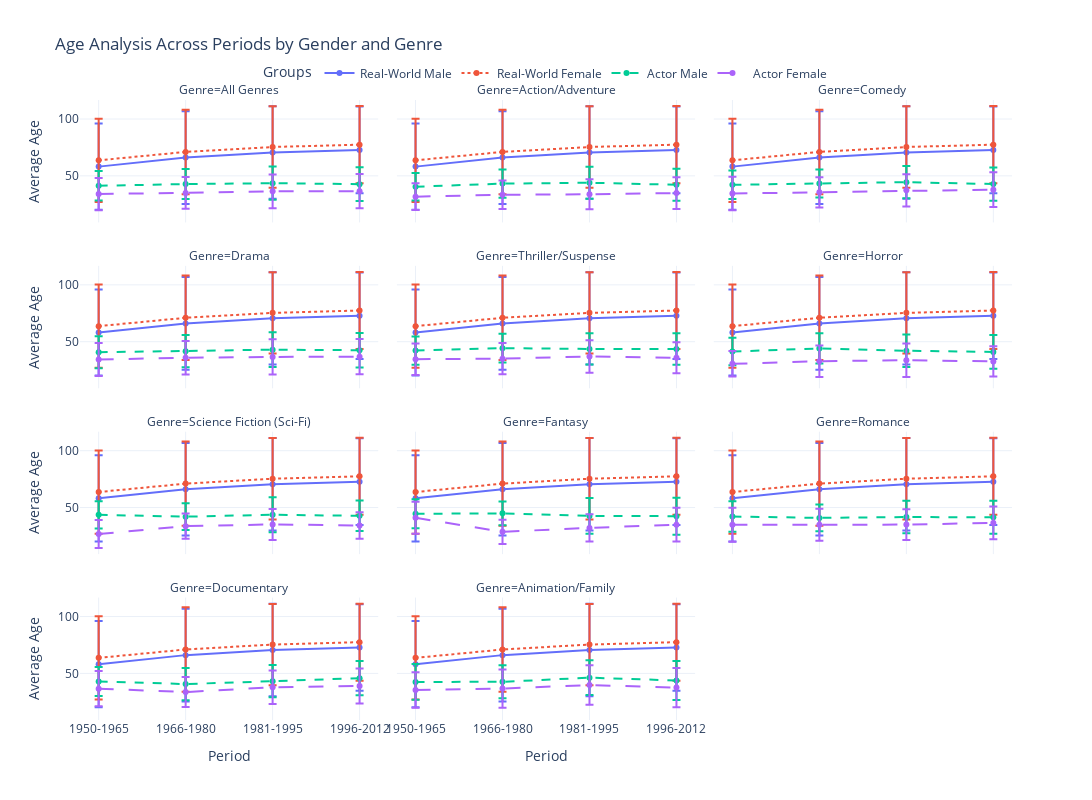

Here is the notebook cell this chart was saved with:
### Markdown cell above
## **Age Distribution Analysis**

**Gender Disparities in Age Distribution**

The age distribution across all genres and periods in Europe reveals a notable gender disparity. Female actors tend to reach the peak of their careers at a significantly younger age than male actors. Specifically:

- **Women:** Peak age at 27 years  
- **Men:** Peak age at 37 years  

This decade-long gap underscores deeply ingrained societal standards in the film industry. As highlighted in [this article](https://link.springer.com/chapter/10.1007/978-3-031-18385-0_8), the industry tends to prioritize youth and beauty for women, while valuing intellectual depth and life experience for men. This reflects societal norms where women's perceived worth diminishes with age, contrasting with men's increasing value as they age into maturity.

When compared to real-world age distributions, the difference becomes even more pronounced. Real-world age distributions are positively skewed with the respective modes (value that has the highest frequency):
- **Men:** Mode at 22 years  
- **Women:** Mode at 26 years  

Real-world distributions also exhibit higher variance, reflecting a broader and more realistic range of ages. Conversely, the actor age distributions are narrower, especially for women, emphasizing the industry's narrow perception of "ideal" age ranges. Actors show a peak at:
- **Men:** 36 years  
- **Women:** 28 years  

Though some part of the distribution can be explained, children and older people are less able to play in movies, the contrast still highlights the restrictive standards imposed on actors, particularly women, within the industry.

---

**Changes Over Time**

Examining age distributions across periods reveals certain trends. Historically, actors (both sexes) were older than their real-world counterparts. However, recent trends indicate the opposite:
- Male actors' peak ages have aligned more closely with real-world male distributions.  
- Female actors' peak ages, however, have maintained a noticeable gap with real-world female distributions.

Interestingly, this shift is not due to significant changes in actors' ages but rather reflects the aging of the general population. 

---

**Genre-Based Differences**

Genre analysis reveals subtle but insightful differences in age distributions, particularly in the **family genre**, which closely mirrors real-world age distributions. This is unsurprising, as family-oriented films often aim to portray relatable, real-life dynamics.

However, if we take a closer look at the average age across genres for the different periods (plot below), the average age of actors has remained relatively stable over time, irrespective of genre. This suggests that while societal norms for the general population are shifting, the film industry's age standards remain rigid, particularly for women.

---

**Conclusion**

The analysis of age distributions in European cinema reveals systemic age and gender biases entrenched in the film industry. Female actors face narrower career windows, reaching peak success at much younger ages compared to male actors. These disparities reflect societal standards that disproportionately emphasize youth and appearance for women.

While real-world age distributions shifts over time, the industry's narrow age expectations for actors have remained largely static. Even genre-specific analysis shows limited variation.

### Code cell
import plotly.express as px
import pandas as pd


# Create the full plot data
plot_data = gender_proportion_plot(europe_df, europe_avg_male, europe_avg_female, genres)

# Create the facet grid plot
fig = px.line(
    plot_data,
    x="Period",
    y="Average Age",
    error_y="Std",
    color="Group",
    line_dash="Group",
    facet_col="Genre",
    facet_col_wrap=3,  # Adjust this based on the number of genres
    markers=True,
    title="Age Analysis Across Periods by Gender and Genre",
    labels={"Average Age": "Average Age", "Period": "Period", "Genre": "Genre"}
)

# Update layout
fig.update_layout(
    template="plotly_white",
    legend=dict(
        title="Groups",
        orientation="h",
        yanchor="bottom",
        y=1.02,
        xanchor="center",
        x=0.5
    ),
    height=800,
    width=1200
)

fig.show()

### Figure 1 — Plotly figure (JSON) as saved in the notebook; plotly's stock layout.template omitted (floating-point values rounded to 4 significant figures)
{"data": [{"error_y": {"array": [37.9, 40.75, 40.64, 38.11]}, "hovertemplate": "Group=Real-World Male<br>Genre=All Genres<br>Period=%{x}<br>Average Age=%{y}<extra></extra>", "legendgroup": "Real-World Male", "line": {"color": "#636efa", "dash": "solid"}, "marker": {"symbol": "circle"}, "mode": "lines+markers", "name": "Real-World Male", "orientation": "v", "showlegend": true, "type": "scatter", "x": ["1950-1965", "1966-1980", "1981-1995", "1996-2012"], "xaxis": "x10", "y": [58.11, 66.07, 70.55, 72.78], "yaxis": "y10"}, {"error_y": {"array": [37.9, 40.75, 40.64, 38.11]}, "hovertemplate": "Group=Real-World Male<br>Genre=Action/Adventure<br>Period=%{x}<br>Average Age=%{y}<extra></extra>", "legendgroup": "Real-World Male", "line": {"color": "#636efa", "dash": "solid"}, "marker": {"symbol": "circle"}, "mode": "lines+markers", "name": "Real-World Male", "orientation": "v", "showlegend": false, "type": "scatter", "x": ["1950-1965", "1966-1980", "1981-1995", "1996-2012"], "xaxis": "x11", "y": [58.11, 66.07, 70.55, 72.78], "yaxis": "y11"}, {"error_y": {"array": [37.9, 40.75, 40.64, 38.11]}, "hovertemplate": "Group=Real-World Male<br>Genre=Comedy<br>Period=%{x}<br>Average Age=%{y}<extra></extra>", "legendgroup": "Real-World Male", "line": {"color": "#636efa", "dash": "solid"}, "marker": {"symbol": "circle"}, "mode": "lines+markers", "name": "Real-World Male", "orientation": "v", "showlegend": false, "type": "scatter", "x": ["1950-1965", "1966-1980", "1981-1995", "1996-2012"], "xaxis": "x12", "y": [58.11, 66.07, 70.55, 72.78], "yaxis": "y12"}, {"error_y": {"array": [37.9, 40.75, 40.64, 38.11]}, "hovertemplate": "Group=Real-World Male<br>Genre=Drama<br>Period=%{x}<br>Average Age=%{y}<extra></extra>", "legendgroup": "Real-World Male", "line": {"color": "#636efa", "dash": "solid"}, "marker": {"symbol": "circle"}, "mode": "lines+markers", "name": "Real-World Male", "orientation": "v", "showlegend": false, "type": "scatter", "x": ["1950-1965", "1966-1980", "1981-1995", "1996-2012"], "xaxis": "x7", "y": [58.11, 66.07, 70.55, 72.78], "yaxis": "y7"}, {"error_y": {"array": [37.9, 40.75, 40.64, 38.11]}, "hovertemplate": "Group=Real-World Male<br>Genre=Thriller/Suspense<br>Period=%{x}<br>Average Age=%{y}<extra></extra>", "legendgroup": "Real-World Male", "line": {"color": "#636efa", "dash": "solid"}, "marker": {"symbol": "circle"}, "mode": "lines+markers", "name": "Real-World Male", "orientation": "v", "showlegend": false, "type": "scatter", "x": ["1950-1965", "1966-1980", "1981-1995", "1996-2012"], "xaxis": "x8", "y": [58.11, 66.07, 70.55, 72.78], "yaxis": "y8"}, {"error_y": {"array": [37.9, 40.75, 40.64, 38.11]}, "hovertemplate": "Group=Real-World Male<br>Genre=Horror<br>Period=%{x}<br>Average Age=%{y}<extra></extra>", "legendgroup": "Real-World Male", "line": {"color": "#636efa", "dash": "solid"}, "marker": {"symbol": "circle"}, "mode": "lines+markers", "name": "Real-World Male", "orientation": "v", "showlegend": false, "type": "scatter", "x": ["1950-1965", "1966-1980", "1981-1995", "1996-2012"], "xaxis": "x9", "y": [58.11, 66.07, 70.55, 72.78], "yaxis": "y9"}, {"error_y": {"array": [37.9, 40.75, 40.64, 38.11]}, "hovertemplate": "Group=Real-World Male<br>Genre=Science Fiction (Sci-Fi)<br>Period=%{x}<br>Average Age=%{y}<extra></extra>", "legendgroup": "Real-World Male", "line": {"color": "#636efa", "dash": "solid"}, "marker": {"symbol": "circle"}, "mode": "lines+markers", "name": "Real-World Male", "orientation": "v", "showlegend": false, "type": "scatter", "x": ["1950-1965", "1966-1980", "1981-1995", "1996-2012"], "xaxis": "x4", "y": [58.11, 66.07, 70.55, 72.78], "yaxis": "y4"}, {"error_y": {"array": [37.9, 40.75, 40.64, 38.11]}, "hovertemplate": "Group=Real-World Male<br>Genre=Fantasy<br>Period=%{x}<br>Average Age=%{y}<extra></extra>", "legendgroup": "Real-World Male", "line": {"color": "#636efa", "dash": "solid"}, "marker": {"symbol": "circle"}, "mode": "lines+markers", "name": "Real-World Male", "orientation": "v", "showlegend": false, "type": "scatter", "x": ["1950-1965", "1966-1980", "1981-1995", "1996-2012"], "xaxis": "x5", "y": [58.11, 66.07, 70.55, 72.78], "yaxis": "y5"}, {"error_y": {"array": [37.9, 40.75, 40.64, 38.11]}, "hovertemplate": "Group=Real-World Male<br>Genre=Romance<br>Period=%{x}<br>Average Age=%{y}<extra></extra>", "legendgroup": "Real-World Male", "line": {"color": "#636efa", "dash": "solid"}, "marker": {"symbol": "circle"}, "mode": "lines+markers", "name": "Real-World Male", "orientation": "v", "showlegend": false, "type": "scatter", "x": ["1950-1965", "1966-1980", "1981-1995", "1996-2012"], "xaxis": "x6", "y": [58.11, 66.07, 70.55, 72.78], "yaxis": "y6"}, {"error_y": {"array": [37.9, 40.75, 40.64, 38.11]}, "hovertemplate": "Group=Real-World Male<br>Genre=Documentary<br>Period=%{x}<br>Average Age=%{y}<extra></extra>", "legendgroup": "Real-World Male", "line": {"color": "#636efa", "dash": "solid"}, "marker": {"symbol": "circle"}, "mode": "lines+markers", "name": "Real-World Male", "orientation": "v", "showlegend": false, "type": "scatter", "x": ["1950-1965", "1966-1980", "1981-1995", "1996-2012"], "xaxis": "x", "y": [58.11, 66.07, 70.55, 72.78], "yaxis": "y"}, {"error_y": {"array": [37.9, 40.75, 40.64, 38.11]}, "hovertemplate": "Group=Real-World Male<br>Genre=Animation/Family<br>Period=%{x}<br>Average Age=%{y}<extra></extra>", "legendgroup": "Real-World Male", "line": {"color": "#636efa", "dash": "solid"}, "marker": {"symbol": "circle"}, "mode": "lines+markers", "name": "Real-World Male", "orientation": "v", "showlegend": false, "type": "scatter", "x": ["1950-1965", "1966-1980", "1981-1995", "1996-2012"], "xaxis": "x2", "y": [58.11, 66.07, 70.55, 72.78], "yaxis": "y2"}, {"error_y": {"array": [36.62, 37.13, 35.77, 33.87]}, "hovertemplate": "Group=Real-World Female<br>Genre=All Genres<br>Period=%{x}<br>Average Age=%{y}<extra></extra>", "legendgroup": "Real-World Female", "line": {"color": "#EF553B", "dash": "dot"}, "marker": {"symbol": "circle"}, "mode": "lines+markers", "name": "Real-World Female", "orientation": "v", "showlegend": true, "type": "scatter", "x": ["1950-1965", "1966-1980", "1981-1995", "1996-2012"], "xaxis": "x10", "y": [63.65, 71.04, 75.36, 77.45], "yaxis": "y10"}, {"error_y": {"array": [36.62, 37.13, 35.77, 33.87]}, "hovertemplate": "Group=Real-World Female<br>Genre=Action/Adventure<br>Period=%{x}<br>Average Age=%{y}<extra></extra>", "legendgroup": "Real-World Female", "line": {"color": "#EF553B", "dash": "dot"}, "marker": {"symbol": "circle"}, "mode": "lines+markers", "name": "Real-World Female", "orientation": "v", "showlegend": false, "type": "scatter", "x": ["1950-1965", "1966-1980", "1981-1995", "1996-2012"], "xaxis": "x11", "y": [63.65, 71.04, 75.36, 77.45], "yaxis": "y11"}, {"error_y": {"array": [36.62, 37.13, 35.77, 33.87]}, "hovertemplate": "Group=Real-World Female<br>Genre=Comedy<br>Period=%{x}<br>Average Age=%{y}<extra></extra>", "legendgroup": "Real-World Female", "line": {"color": "#EF553B", "dash": "dot"}, "marker": {"symbol": "circle"}, "mode": "lines+markers", "name": "Real-World Female", "orientation": "v", "showlegend": false, "type": "scatter", "x": ["1950-1965", "1966-1980", "1981-1995", "1996-2012"], "xaxis": "x12", "y": [63.65, 71.04, 75.36, 77.45], "yaxis": "y12"}, {"error_y": {"array": [36.62, 37.13, 35.77, 33.87]}, "hovertemplate": "Group=Real-World Female<br>Genre=Drama<br>Period=%{x}<br>Average Age=%{y}<extra></extra>", "legendgroup": "Real-World Female", "line": {"color": "#EF553B", "dash": "dot"}, "marker": {"symbol": "circle"}, "mode": "lines+markers", "name": "Real-World Female", "orientation": "v", "showlegend": false, "type": "scatter", "x": ["1950-1965", "1966-1980", "1981-1995", "1996-2012"], "xaxis": "x7", "y": [63.65, 71.04, 75.36, 77.45], "yaxis": "y7"}, {"error_y": {"array": [36.62, 37.13, 35.77, 33.87]}, "hovertemplate": "Group=Real-World Female<br>Genre=Thriller/Suspense<br>Period=%{x}<br>Average Age=%{y}<extra></extra>", "legendgroup": "Real-World Female", "line": {"color": "#EF553B", "dash": "dot"}, "marker": {"symbol": "circle"}, "mode": "lines+markers", "name": "Real-World Female", "orientation": "v", "showlegend": false, "type": "scatter", "x": ["1950-1965", "1966-1980", "1981-1995", "1996-2012"], "xaxis": "x8", "y": [63.65, 71.04, 75.36, 77.45], "yaxis": "y8"}, {"error_y": {"array": [36.62, 37.13, 35.77, 33.87]}, "hovertemplate": "Group=Real-World Female<br>Genre=Horror<br>Period=%{x}<br>Average Age=%{y}<extra></extra>", "legendgroup": "Real-World Female", "line": {"color": "#EF553B", "dash": "dot"}, "marker": {"symbol": "circle"}, "mode": "lines+markers", "name": "Real-World Female", "orientation": "v", "showlegend": false, "type": "scatter", "x": ["1950-1965", "1966-1980", "1981-1995", "1996-2012"], "xaxis": "x9", "y": [63.65, 71.04, 75.36, 77.45], "yaxis": "y9"}, {"error_y": {"array": [36.62, 37.13, 35.77, 33.87]}, "hovertemplate": "Group=Real-World Female<br>Genre=Science Fiction (Sci-Fi)<br>Period=%{x}<br>Average Age=%{y}<extra></extra>", "legendgroup": "Real-World Female", "line": {"color": "#EF553B", "dash": "dot"}, "marker": {"symbol": "circle"}, "mode": "lines+markers", "name": "Real-World Female", "orientation": "v", "showlegend": false, "type": "scatter", "x": ["1950-1965", "1966-1980", "1981-1995", "1996-2012"], "xaxis": "x4", "y": [63.65, 71.04, 75.36, 77.45], "yaxis": "y4"}, {"error_y": {"array": [36.62, 37.13, 35.77, 33.87]}, "hovertemplate": "Group=Real-World Female<br>Genre=Fantasy<br>Period=%{x}<br>Average Age=%{y}<extra></extra>", "legendgroup": "Real-World Female", "line": {"color": "#EF553B", "dash": "dot"}, "marker": {"symbol": "circle"}, "mode": "lines+markers", "name": "Real-World Female", "orientation": "v", "showlegend": false, "type": "scatter", "x": ["1950-1965", "1966-1980", "1981-1995", "1996-2012"], "xaxis": "x5", "y": [63.65, 71.04, 75.36, 77.45], "yaxis": "y5"}, {"error_y": {"array": [36.62, 37.13, 35.77, 33.87]}, "hovertemplate": "Group=Real-World Female<br>Genre=Romance<br>Period=%{x}<br>Average Age=%{y}<extra></extra>", "legendgroup": "Real-World Female", "line": {"color": "#EF553B", "dash": "dot"}, "marker": {"symbol": "circle"}, "mode": "lines+markers", "name": "Real-World Female", "orientation": "v", "showlegend": false, "type": "scatter", "x": ["1950-1965", "1966-1980", "1981-1995", "1996-2012"], "xaxis": "x6", "y": [63.65, 71.04, 75.36, 77.45], "yaxis": "y6"}, {"error_y": {"array": [36.62, 37.13, 35.77, 33.87]}, "hovertemplate": "Group=Real-World Female<br>Genre=Documentary<br>Period=%{x}<br>Average Age=%{y}<extra></extra>", "legendgroup": "Real-World Female", "line": {"color": "#EF553B", "dash": "dot"}, "marker": {"symbol": "circle"}, "mode": "lines+markers", "name": "Real-World Female", "orientation": "v", "showlegend": false, "type": "scatter", "x": ["1950-1965", "1966-1980", "1981-1995", "1996-2012"], "xaxis": "x", "y": [63.65, 71.04, 75.36, 77.45], "yaxis": "y"}, {"error_y": {"array": [36.62, 37.13, 35.77, 33.87]}, "hovertemplate": "Group=Real-World Female<br>Genre=Animation/Family<br>Period=%{x}<br>Average Age=%{y}<extra></extra>", "legendgroup": "Real-World Female", "line": {"color": "#EF553B", "dash": "dot"}, "marker": {"symbol": "circle"}, "mode": "lines+markers", "name": "Real-World Female", "orientation": "v", "showlegend": false, "type": "scatter", "x": ["1950-1965", "1966-1980", "1981-1995", "1996-2012"], "xaxis": "x2", "y": [63.65, 71.04, 75.36, 77.45], "yaxis": "y2"}, {"error_y": {"array": [13.05, 13.15, 14.68, 14.78]}, "hovertemplate": "Group=Actor Male<br>Genre=All Genres<br>Period=%{x}<br>Average Age=%{y}<extra></extra>", "legendgroup": "Actor Male", "line": {"color": "#00cc96", "dash": "dash"}, "marker": {"symbol": "circle"}, "mode": "lines+markers", "name": "Actor Male", "orientation": "v", "showlegend": true, "type": "scatter", "x": ["1950-1965", "1966-1980", "1981-1995", "1996-2012"], "xaxis": "x10", "y": [41.29, 42.76, 43.54, 42.7], "yaxis": "y10"}, {"error_y": {"array": [12.01, 12.42, 14.13, 13.97]}, "hovertemplate": "Group=Actor Male<br>Genre=Action/Adventure<br>Period=%{x}<br>Average Age=%{y}<extra></extra>", "legendgroup": "Actor Male", "line": {"color": "#00cc96", "dash": "dash"}, "marker": {"symbol": "circle"}, "mode": "lines+markers", "name": "Actor Male", "orientation": "v", "showlegend": false, "type": "scatter", "x": ["1950-1965", "1966-1980", "1981-1995", "1996-2012"], "xaxis": "x11", "y": [40.4, 43.18, 43.92, 42.16], "yaxis": "y11"}, {"error_y": {"array": [12.55, 12.31, 14.13, 14.62]}, "hovertemplate": "Group=Actor Male<br>Genre=Comedy<br>Period=%{x}<br>Average Age=%{y}<extra></extra>", "legendgroup": "Actor Male", "line": {"color": "#00cc96", "dash": "dash"}, "marker": {"symbol": "circle"}, "mode": "lines+markers", "name": "Actor Male", "orientation": "v", "showlegend": false, "type": "scatter", "x": ["1950-1965", "1966-1980", "1981-1995", "1996-2012"], "xaxis": "x12", "y": [42.12, 43.29, 44.43, 42.77], "yaxis": "y12"}, {"error_y": {"array": [14.01, 14.08, 15.35, 15.2]}, "hovertemplate": "Group=Actor Male<br>Genre=Drama<br>Period=%{x}<br>Average Age=%{y}<extra></extra>", "legendgroup": "Actor Male", "line": {"color": "#00cc96", "dash": "dash"}, "marker": {"symbol": "circle"}, "mode": "lines+markers", "name": "Actor Male", "orientation": "v", "showlegend": false, "type": "scatter", "x": ["1950-1965", "1966-1980", "1981-1995", "1996-2012"], "xaxis": "x7", "y": [40.73, 41.7, 42.99, 42.5], "yaxis": "y7"}, {"error_y": {"array": [12.36, 12.73, 13.74, 13.86]}, "hovertemplate": "Group=Actor Male<br>Genre=Thriller/Suspense<br>Period=%{x}<br>Average Age=%{y}<extra></extra>", "legendgroup": "Actor Male", "line": {"color": "#00cc96", "dash": "dash"}, "marker": {"symbol": "circle"}, "mode": "lines+markers", "name": "Actor Male", "orientation": "v", "showlegend": false, "type": "scatter", "x": ["1950-1965", "1966-1980", "1981-1995", "1996-2012"], "xaxis": "x8", "y": [42.16, 44.34, 43.64, 43.54], "yaxis": "y8"}, {"error_y": {"array": [12.1, 13.23, 14.36, 14.95]}, "hovertemplate": "Group=Actor Male<br>Genre=Horror<br>Period=%{x}<br>Average Age=%{y}<extra></extra>", "legendgroup": "Actor Male", "line": {"color": "#00cc96", "dash": "dash"}, "marker": {"symbol": "circle"}, "mode": "lines+markers", "name": "Actor Male", "orientation": "v", "showlegend": false, "type": "scatter", "x": ["1950-1965", "1966-1980", "1981-1995", "1996-2012"], "xaxis": "x9", "y": [41.31, 44.1, 42.0, 41.04], "yaxis": "y9"}, {"error_y": {"array": [11.98, 11.82, 15.39, 13.42]}, "hovertemplate": "Group=Actor Male<br>Genre=Science Fiction (Sci-Fi)<br>Period=%{x}<br>Average Age=%{y}<extra></extra>", "legendgroup": "Actor Male", "line": {"color": "#00cc96", "dash": "dash"}, "marker": {"symbol": "circle"}, "mode": "lines+markers", "name": "Actor Male", "orientation": "v", "showlegend": false, "type": "scatter", "x": ["1950-1965", "1966-1980", "1981-1995", "1996-2012"], "xaxis": "x4", "y": [43.61, 42, 43.66, 42.71], "yaxis": "y4"}, {"error_y": {"array": [12.78, 10.39, 15.79, 16.32]}, "hovertemplate": "Group=Actor Male<br>Genre=Fantasy<br>Period=%{x}<br>Average Age=%{y}<extra></extra>", "legendgroup": "Actor Male", "line": {"color": "#00cc96", "dash": "dash"}, "marker": {"symbol": "circle"}, "mode": "lines+markers", "name": "Actor Male", "orientation": "v", "showlegend": false, "type": "scatter", "x": ["1950-1965", "1966-1980", "1981-1995", "1996-2012"], "xaxis": "x5", "y": [44.54, 44.89, 42.65, 42.4], "yaxis": "y5"}, {"error_y": {"array": [13.37, 11.76, 14.32, 14.5]}, "hovertemplate": "Group=Actor Male<br>Genre=Romance<br>Period=%{x}<br>Average Age=%{y}<extra></extra>", "legendgroup": "Actor Male", "line": {"color": "#00cc96", "dash": "dash"}, "marker": {"symbol": "circle"}, "mode": "lines+markers", "name": "Actor Male", "orientation": "v", "showlegend": false, "type": "scatter", "x": ["1950-1965", "1966-1980", "1981-1995", "1996-2012"], "xaxis": "x6", "y": [42.09, 40.9, 41.66, 41.37], "yaxis": "y6"}, {"error_y": {"array": [12.8, 14.23, 14.18, 15.07]}, "hovertemplate": "Group=Actor Male<br>Genre=Documentary<br>Period=%{x}<br>Average Age=%{y}<extra></extra>", "legendgroup": "Actor Male", "line": {"color": "#00cc96", "dash": "dash"}, "marker": {"symbol": "circle"}, "mode": "lines+markers", "name": "Actor Male", "orientation": "v", "showlegend": false, "type": "scatter", "x": ["1950-1965", "1966-1980", "1981-1995", "1996-2012"], "xaxis": "x", "y": [42.86, 40.62, 43.12, 45.82], "yaxis": "y"}, {"error_y": {"array": [15.8, 14.5, 15.29, 17.18]}, "hovertemplate": "Group=Actor Male<br>Genre=Animation/Family<br>Period=%{x}<br>Average Age=%{y}<extra></extra>", "legendgroup": "Actor Male", "line": {"color": "#00cc96", "dash": "dash"}, "marker": {"symbol": "circle"}, "mode": "lines+markers", "name": "Actor Male", "orientation": "v", "showlegend": false, "type": "scatter", "x": ["1950-1965", "1966-1980", "1981-1995", "1996-2012"], "xaxis": "x2", "y": [42.51, 42.57, 46.25, 43.76], "yaxis": "y2"}, {"error_y": {"array": [14.21, 13.93, 14.86, 14.99]}, "hovertemplate": "Group=Actor Female<br>Genre=All Genres<br>Period=%{x}<br>Average Age=%{y}<extra></extra>", "legendgroup": "Actor Female", "line": {"color": "#ab63fa", "dash": "longdash"}, "marker": {"symbol": "circle"}, "mode": "lines+markers", "name": "Actor Female", "orientation": "v", "showlegend": true, "type": "scatter", "x": ["1950-1965", "1966-1980", "1981-1995", "1996-2012"], "xaxis": "x10", "y": [33.95, 35.0, 36.37, 36.54], "yaxis": "y10"}, {"error_y": {"array": [11.87, 12.56, 13.26, 13.95]}, "hovertemplate": "Group=Actor Female<br>Genre=Action/Adventure<br>Period=%{x}<br>Average Age=%{y}<extra></extra>", "legendgroup": "Actor Female", "line": {"color": "#ab63fa", "dash": "longdash"}, "marker": {"symbol": "circle"}, "mode": "lines+markers", "name": "Actor Female", "orientation": "v", "showlegend": false, "type": "scatter", "x": ["1950-1965", "1966-1980", "1981-1995", "1996-2012"], "xaxis": "x11", "y": [31.72, 33.38, 33.82, 34.82], "yaxis": "y11"}, {"error_y": {"array": [14.71, 13.3, 14.18, 15.33]}, "hovertemplate": "Group=Actor Female<br>Genre=Comedy<br>Period=%{x}<br>Average Age=%{y}<extra></extra>", "legendgroup": "Actor Female", "line": {"color": "#ab63fa", "dash": "longdash"}, "marker": {"symbol": "circle"}, "mode": "lines+markers", "name": "Actor Female", "orientation": "v", "showlegend": false, "type": "scatter", "x": ["1950-1965", "1966-1980", "1981-1995", "1996-2012"], "xaxis": "x12", "y": [34.42, 35.51, 37.25, 37.84], "yaxis": "y12"}, {"error_y": {"array": [14.52, 14.64, 15.48, 15.44]}, "hovertemplate": "Group=Actor Female<br>Genre=Drama<br>Period=%{x}<br>Average Age=%{y}<extra></extra>", "legendgroup": "Actor Female", "line": {"color": "#ab63fa", "dash": "longdash"}, "marker": {"symbol": "circle"}, "mode": "lines+markers", "name": "Actor Female", "orientation": "v", "showlegend": false, "type": "scatter", "x": ["1950-1965", "1966-1980", "1981-1995", "1996-2012"], "xaxis": "x7", "y": [34.3, 35.9, 36.61, 36.83], "yaxis": "y7"}, {"error_y": {"array": [13.79, 13.82, 14.3, 13.66]}, "hovertemplate": "Group=Actor Female<br>Genre=Thriller/Suspense<br>Period=%{x}<br>Average Age=%{y}<extra></extra>", "legendgroup": "Actor Female", "line": {"color": "#ab63fa", "dash": "longdash"}, "marker": {"symbol": "circle"}, "mode": "lines+markers", "name": "Actor Female", "orientation": "v", "showlegend": false, "type": "scatter", "x": ["1950-1965", "1966-1980", "1981-1995", "1996-2012"], "xaxis": "x8", "y": [34.59, 35.08, 36.97, 35.82], "yaxis": "y8"}, {"error_y": {"array": [11.24, 13.88, 14.7, 13.27]}, "hovertemplate": "Group=Actor Female<br>Genre=Horror<br>Period=%{x}<br>Average Age=%{y}<extra></extra>", "legendgroup": "Actor Female", "line": {"color": "#ab63fa", "dash": "longdash"}, "marker": {"symbol": "circle"}, "mode": "lines+markers", "name": "Actor Female", "orientation": "v", "showlegend": false, "type": "scatter", "x": ["1950-1965", "1966-1980", "1981-1995", "1996-2012"], "xaxis": "x9", "y": [30.53, 32.8, 33.69, 32.67], "yaxis": "y9"}, {"error_y": {"array": [12.31, 11.09, 13.63, 11.71]}, "hovertemplate": "Group=Actor Female<br>Genre=Science Fiction (Sci-Fi)<br>Period=%{x}<br>Average Age=%{y}<extra></extra>", "legendgroup": "Actor Female", "line": {"color": "#ab63fa", "dash": "longdash"}, "marker": {"symbol": "circle"}, "mode": "lines+markers", "name": "Actor Female", "orientation": "v", "showlegend": false, "type": "scatter", "x": ["1950-1965", "1966-1980", "1981-1995", "1996-2012"], "xaxis": "x4", "y": [26.7, 33.64, 35.18, 34.19], "yaxis": "y4"}, {"error_y": {"array": [14.14, 10.63, 12.02, 14.83]}, "hovertemplate": "Group=Actor Female<br>Genre=Fantasy<br>Period=%{x}<br>Average Age=%{y}<extra></extra>", "legendgroup": "Actor Female", "line": {"color": "#ab63fa", "dash": "longdash"}, "marker": {"symbol": "circle"}, "mode": "lines+markers", "name": "Actor Female", "orientation": "v", "showlegend": false, "type": "scatter", "x": ["1950-1965", "1966-1980", "1981-1995", "1996-2012"], "xaxis": "x5", "y": [41, 28.67, 32.09, 34.95], "yaxis": "y5"}, {"error_y": {"array": [14.99, 14.12, 13.61, 14.45]}, "hovertemplate": "Group=Actor Female<br>Genre=Romance<br>Period=%{x}<br>Average Age=%{y}<extra></extra>", "legendgroup": "Actor Female", "line": {"color": "#ab63fa", "dash": "longdash"}, "marker": {"symbol": "circle"}, "mode": "lines+markers", "name": "Actor Female", "orientation": "v", "showlegend": false, "type": "scatter", "x": ["1950-1965", "1966-1980", "1981-1995", "1996-2012"], "xaxis": "x6", "y": [34.94, 34.93, 34.98, 36.48], "yaxis": "y6"}, {"error_y": {"array": [15.47, 13.2, 14.72, 15.32]}, "hovertemplate": "Group=Actor Female<br>Genre=Documentary<br>Period=%{x}<br>Average Age=%{y}<extra></extra>", "legendgroup": "Actor Female", "line": {"color": "#ab63fa", "dash": "longdash"}, "marker": {"symbol": "circle"}, "mode": "lines+markers", "name": "Actor Female", "orientation": "v", "showlegend": false, "type": "scatter", "x": ["1950-1965", "1966-1980", "1981-1995", "1996-2012"], "xaxis": "x", "y": [36.6, 33.55, 37.81, 38.92], "yaxis": "y"}, {"error_y": {"array": [15.66, 16.79, 17.41, 17.29]}, "hovertemplate": "Group=Actor Female<br>Genre=Animation/Family<br>Period=%{x}<br>Average Age=%{y}<extra></extra>", "legendgroup": "Actor Female", "line": {"color": "#ab63fa", "dash": "longdash"}, "marker": {"symbol": "circle"}, "mode": "lines+markers", "name": "Actor Female", "orientation": "v", "showlegend": false, "type": "scatter", "x": ["1950-1965", "1966-1980", "1981-1995", "1996-2012"], "xaxis": "x2", "y": [35.33, 36.67, 39.78, 37.51], "yaxis": "y2"}], "layout": {"annotations": [{"font": {}, "showarrow": false, "text": "Genre=Documentary", "x": 0.16, "xanchor": "center", "xref": "paper", "y": 0.1975, "yanchor": "bottom", "yref": "paper"}, {"font": {}, "showarrow": false, "text": "Genre=Animation/Family", "x": 0.5, "xanchor": "center", "xref": "paper", "y": 0.1975, "yanchor": "bottom", "yref": "paper"}, {"font": {}, "showarrow": false, "text": "Genre=Science Fiction (Sci-Fi)", "x": 0.16, "xanchor": "center", "xref": "paper", "y": 0.465, "yanchor": "bottom", "yref": "paper"}, {"font": {}, "showarrow": false, "text": "Genre=Fantasy", "x": 0.5, "xanchor": "center", "xref": "paper", "y": 0.465, "yanchor": "bottom", "yref": "paper"}, {"font": {}, "showarrow": false, "text": "Genre=Romance", "x": 0.84, "xanchor": "center", "xref": "paper", "y": 0.465, "yanchor": "bottom", "yref": "paper"}, {"font": {}, "showarrow": false, "text": "Genre=Drama", "x": 0.16, "xanchor": "center", "xref": "paper", "y": 0.7325, "yanchor": "bottom", "yref": "paper"}, {"font": {}, "showarrow": false, "text": "Genre=Thriller/Suspense", "x": 0.5, "xanchor": "center", "xref": "paper", "y": 0.7325, "yanchor": "bottom", "yref": "paper"}, {"font": {}, "showarrow": false, "text": "Genre=Horror", "x": 0.84, "xanchor": "center", "xref": "paper", "y": 0.7325, "yanchor": "bottom", "yref": "paper"}, {"font": {}, "showarrow": false, "text": "Genre=All Genres", "x": 0.16, "xanchor": "center", "xref": "paper", "y": 1, "yanchor": "bottom", "yref": "paper"}, {"font": {}, "showarrow": false, "text": "Genre=Action/Adventure", "x": 0.5, "xanchor": "center", "xref": "paper", "y": 1, "yanchor": "bottom", "yref": "paper"}, {"font": {}, "showarrow": false, "text": "Genre=Comedy", "x": 0.84, "xanchor": "center", "xref": "paper", "y": 1, "yanchor": "bottom", "yref": "paper"}], "height": 800, "legend": {"orientation": "h", "title": {"text": "Groups"}, "tracegroupgap": 0, "x": 0.5, "xanchor": "center", "y": 1.02, "yanchor": "bottom"}, "title": {"text": "Age Analysis Across Periods by Gender and Genre"}, "width": 1200, "xaxis": {"anchor": "y", "domain": [0, 0.32], "title": {"text": "Period"}}, "xaxis10": {"anchor": "y10", "domain": [0, 0.32], "matches": "x", "showticklabels": false}, "xaxis11": {"anchor": "y11", "domain": [0.34, 0.66], "matches": "x", "showticklabels": false}, "xaxis12": {"anchor": "y12", "domain": [0.68, 1.0], "matches": "x", "showticklabels": false}, "xaxis2": {"anchor": "y2", "domain": [0.34, 0.66], "matches": "x", "title": {"text": "Period"}}, "xaxis3": {"anchor": "y3", "domain": [0.68, 1.0], "matches": "x", "title": {"text": "Period"}}, "xaxis4": {"anchor": "y4", "domain": [0, 0.32], "matches": "x", "showticklabels": false}, "xaxis5": {"anchor": "y5", "domain": [0.34, 0.66], "matches": "x", "showticklabels": false}, "xaxis6": {"anchor": "y6", "domain": [0.68, 1.0], "matches": "x", "showticklabels": false}, "xaxis7": {"anchor": "y7", "domain": [0, 0.32], "matches": "x", "showticklabels": false}, "xaxis8": {"anchor": "y8", "domain": [0.34, 0.66], "matches": "x", "showticklabels": false}, "xaxis9": {"anchor": "y9", "domain": [0.68, 1.0], "matches": "x", "showticklabels": false}, "yaxis": {"anchor": "x", "domain": [0, 0.1975], "title": {"text": "Average Age"}}, "yaxis10": {"anchor": "x10", "domain": [0.8025, 1], "matches": "y", "title": {"text": "Average Age"}}, "yaxis11": {"anchor": "x11", "domain": [0.8025, 1], "matches": "y", "showticklabels": false}, "yaxis12": {"anchor": "x12", "domain": [0.8025, 1], "matches": "y", "showticklabels": false}, "yaxis2": {"anchor": "x2", "domain": [0, 0.1975], "matches": "y", "showticklabels": false}, "yaxis3": {"anchor": "x3", "domain": [0, 0.1975], "matches": "y", "showticklabels": false}, "yaxis4": {"anchor": "x4", "domain": [0.2675, 0.465], "matches": "y", "title": {"text": "Average Age"}}, "yaxis5": {"anchor": "x5", "domain": [0.2675, 0.465], "matches": "y", "showticklabels": false}, "yaxis6": {"anchor": "x6", "domain": [0.2675, 0.465], "matches": "y", "showticklabels": false}, "yaxis7": {"anchor": "x7", "domain": [0.535, 0.7325], "matches": "y", "title": {"text": "Average Age"}}, "yaxis8": {"anchor": "x8", "domain": [0.535, 0.7325], "matches": "y", "showticklabels": false}, "yaxis9": {"anchor": "x9", "domain": [0.535, 0.7325], "matches": "y", "showticklabels": false}}}
